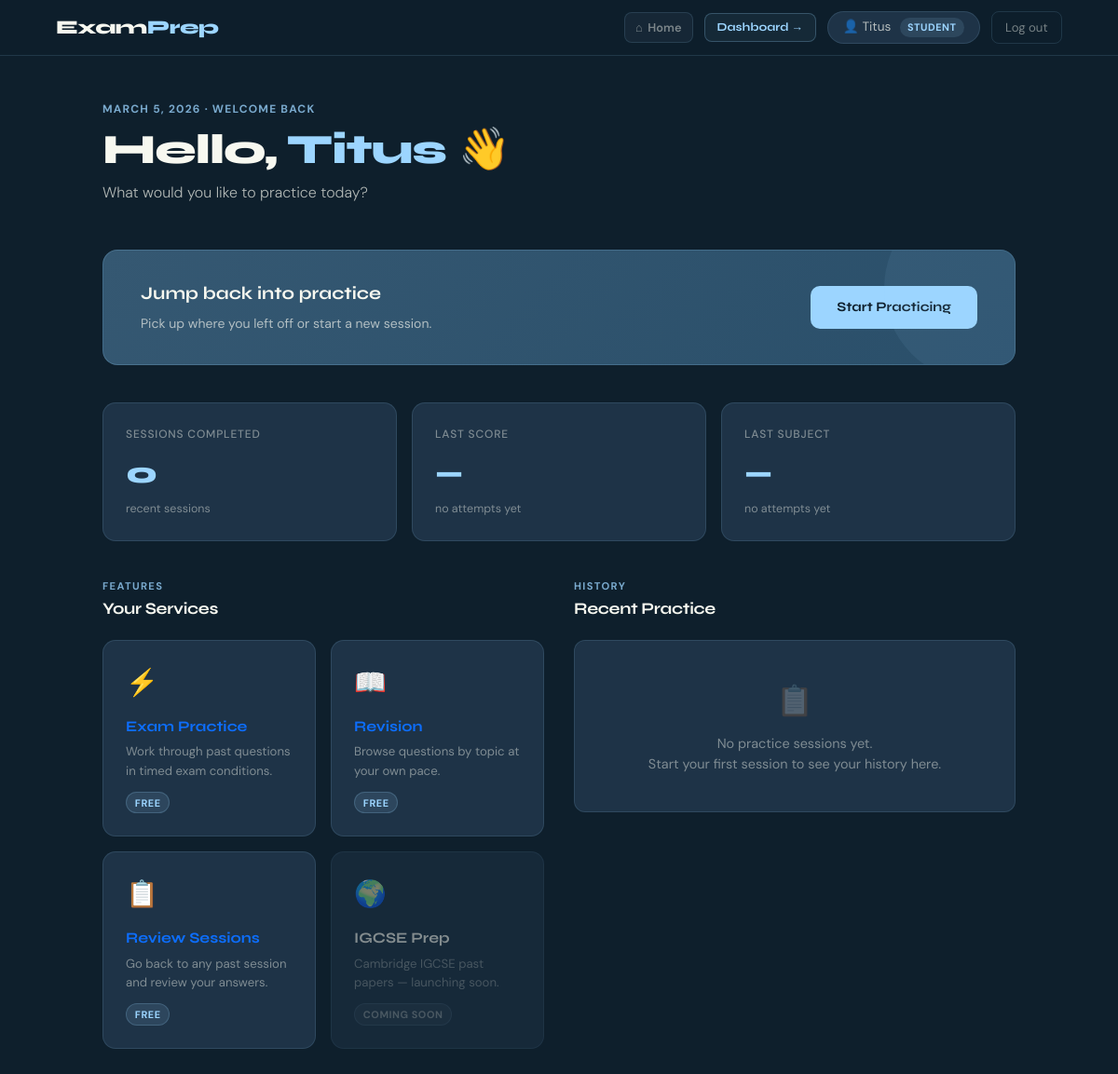
Before: /dashboard/ (signed in) with the older database file.
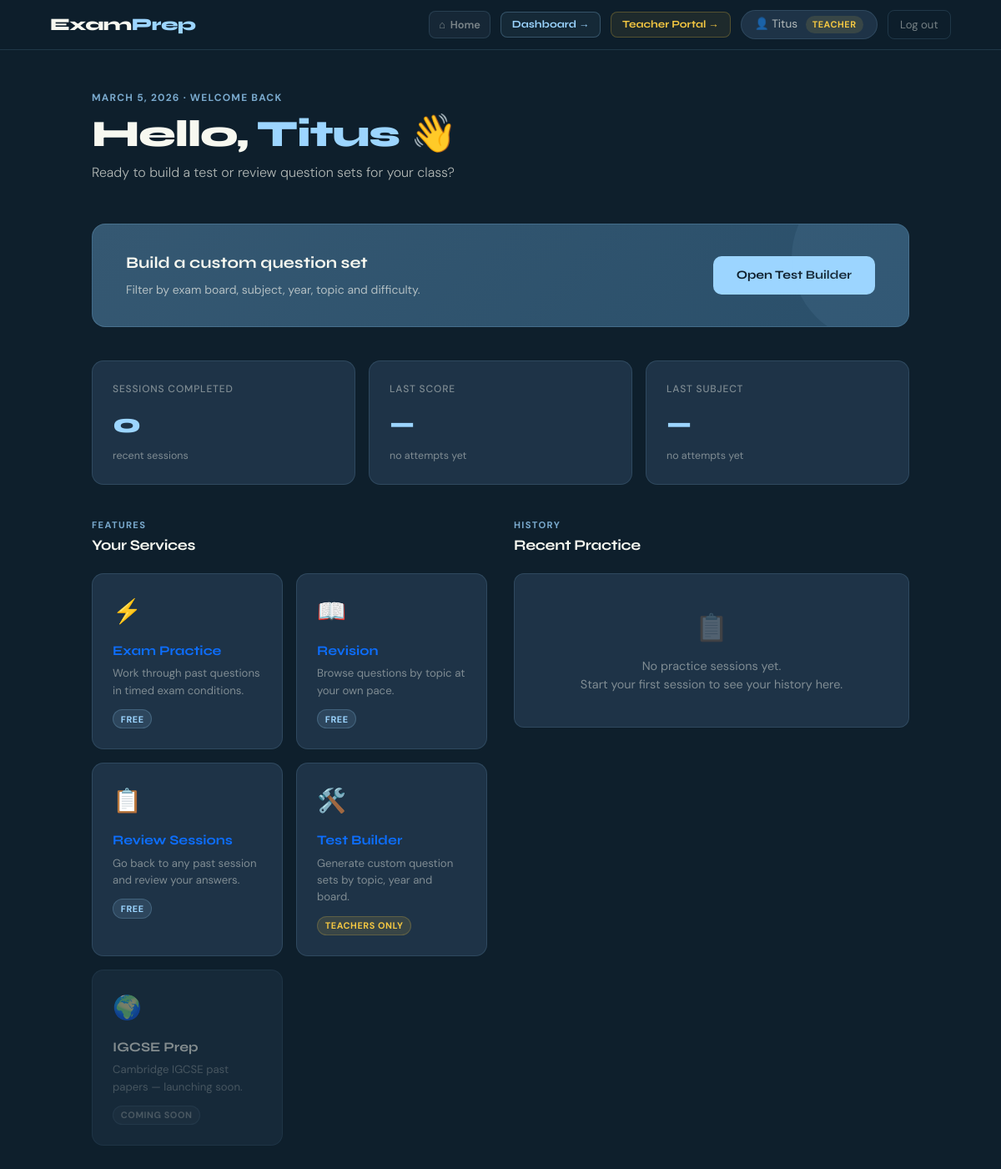
After: the same page with the newer database file.
### Users/models.py (models this page shows, shortened)
class CustomUser(AbstractUser):
    ROLE_CHOICES = [
        ('STUDENT', 'Student'),
        ('TEACHER', 'Teacher'),
    ]
    username = None
    email = models.EmailField('Email address', unique=True)
    role = models.CharField(max_length=10, choices=ROLE_CHOICES, default='STUDENT')
    streak = models.PositiveIntegerField(default=0)
    last_practice_date = models.DateField(null=True, blank=True)
    referral_code = models.CharField(max_length=20, unique=True, null=True, blank=True)
    referred_by = models.ForeignKey('self', on_delete=models.SET_NULL, null=True, blank=True, related_name='referrals')
    is_admin = models.BooleanField(default=False)
    objects = CustomUserManager()
    USERNAME_FIELD = 'email'
    REQUIRED_FIELDS = []

### Users/views.py (the view)
# urls.py: path('dashboard/', views.dashboard, name='dashboard'),
@login_required
def dashboard(request):
    user = request.user
    recent_sessions = PracticeSession.objects.filter(
        user=user, completed_at__isnull=False
    ).select_related('subject', 'exam_series').order_by('-completed_at')[:3]
    last_session = recent_sessions.first()
    context = {
        'user': user,
        'recent_sessions': recent_sessions,
        'last_session': last_session,
    }
    return render(request, 'Users/dashboard.html', context)

### catalog/context_processors.py (called while the page is built)
def feature_flags(request):
    try:
        all_flags = FeatureFlag.objects.all()
        flags = {}
        for f in all_flags:
            if f.visible_to == 'ALL':
                flags[f.key] = f.is_enabled
            else:
                user = getattr(request, 'user', None)
                role = getattr(user, 'role', None) if user else None
                if role == f.visible_to:
                    flags[f.key] = f.is_enabled
                else:
                    flags[f.key] = False
        return {'flags': flags}
    except Exception:
        return {'flags': {}}

### Users/templates/Users/dashboard.html
{% extends 'Users/layout.html' %}
{% load static %}
{% block body %}
<link rel="stylesheet" href="{% static 'Users/dashboard.css' %}">
<div class="dash-body">
  <div class="greeting-block">
    <div class="greeting-eyebrow">{% now "N j, Y" %} · Welcome back</div>
    <h1 class="greeting-title">Hello, <span class="name">{{ user.first_name|default:"there" }}</span> 👋</h1>
    <p class="greeting-sub">
      {% if user.role == 'TEACHER' %}
        Ready to build a test or review question sets for your class?
      {% else %}
        What would you like to practice today?
      {% endif %}
    </p>
  </div>
  <div class="cta-banner">
    <div class="cta-text">
      {% if user.role == 'TEACHER' %}
        <strong>Build a custom question set</strong>
        <span>Filter by exam board, subject, year, topic and difficulty.</span>
      {% else %}
        <strong>Jump back into practice</strong>
        <span>Pick up where you left off or start a new session.</span>
      {% endif %}
    </div>
    {% if user.role == 'TEACHER' %}
      <a href="/app/" class="btn-cta">Open Test Builder</a>
    {% else %}
      <a href="{% url 'practice:practice_home' %}" class="btn-cta">Start Practicing</a>
    {% endif %}
  </div>
  <div class="stats-row">
    <div class="stat-card">
      <div class="stat-card-label">Sessions Completed</div>
      <div class="stat-card-value accent">{{ recent_sessions|length }}</div>
      <div class="stat-card-sub">recent sessions</div>
    </div>
    <div class="stat-card">
      <div class="stat-card-label">Last Score</div>
      {% if last_session and last_session.score_percentage is not None %}
        {% if last_session.score_percentage >= 70 %}<div class="stat-card-value green">{{ last_session.score_percentage }}%</div>
        {% elif last_session.score_percentage >= 50 %}<div class="stat-card-value gold">{{ last_session.score_percentage }}%</div>
        {% else %}<div class="stat-card-value accent">{{ last_session.score_percentage }}%</div>{% endif %}
        <div class="stat-card-sub">{{ last_session.subject }}</div>
      {% else %}
        <div class="stat-card-value accent">—</div>
        <div class="stat-card-sub">no attempts yet</div>
      {% endif %}
    </div>
    <div class="stat-card">
      <div class="stat-card-label">Last Subject</div>
      {% if last_session %}
        <div class="stat-card-value gold" style="font-size:1.2rem; margin-top:0.4rem;">{{ last_session.subject|default:"—" }}</div>
        <div class="stat-card-sub">{{ last_session.started_at|date:"M j, Y" }}</div>
      {% else %}
        <div class="stat-card-value accent">—</div>
        <div class="stat-card-sub">no attempts yet</div>
      {% endif %}
    </div>
  </div>
  <div class="two-col">
    <div>
      <div class="section-header">
        <div class="section-label">Features</div>
        <div class="section-title">Your Services</div>
      </div>
      <div class="services-grid">
        <a href="{% url 'practice:practice_home' %}" class="service-card blue">
          <span class="svc-icon">⚡</span>
          <div class="svc-title">Exam Practice</div>
          <div class="svc-desc">Work through past questions in timed exam conditions.</div>
          <span class="svc-tag free">Free</span>
        </a>
        <a href="{% url 'practice:revision' %}" class="service-card green-card">
          <span class="svc-icon">📖</span>
          <div class="svc-title">Revision</div>
          <div class="svc-desc">Browse questions by topic at your own pace.</div>
          <span class="svc-tag free">Free</span>
        </a>
        <a href="{% url 'practice:history' %}" class="service-card blue">
          <span class="svc-icon">📋</span>
          <div class="svc-title">Review Sessions</div>
          <div class="svc-desc">Go back to any past session and review your answers.</div>
          <span class="svc-tag free">Free</span>
        </a>
        {% if user.role == 'TEACHER' %}
        <a href="/app/?mode=teacher" class="service-card gold-card">
          <span class="svc-icon">🛠️</span>
          <div class="svc-title">Test Builder</div>
          <div class="svc-desc">Generate custom question sets by topic, year and board.</div>
          <span class="svc-tag teacher-tag">Teachers Only</span>
        </a>
        {% endif %}
        <div class="service-card locked">
          <span class="svc-icon">🌍</span>
          <div class="svc-title">IGCSE Prep</div>
          <div class="svc-desc">Cambridge IGCSE past papers — launching soon.</div>
          <span class="svc-tag soon">Coming Soon</span>
        </div>
      </div>
    </div>
    <div>
      <div class="section-header">
        <div class="section-label">History</div>
        <div class="section-title">Recent Practice</div>
      </div>
      {% if recent_sessions %}
        <div class="sessions-list">
          {% for session in recent_sessions %}
          <div class="session-row">
            <div class="session-icon">
              {% if session.session_type == 'EXAM' %}📝
              {% elif session.session_type == 'TOPIC' %}📖
              {% else %}🗂️{% endif %}
            </div>
            <div class="session-info">
              <div class="session-title">
                {{ session.subject|default:"General" }}{% if session.exam_series %} · {{ session.exam_series }}{% endif %}
              </div>
              <div class="session-meta">
                {{ session.started_at|date:"M j, Y · g:i A" }} · {{ session.get_session_type_display }}
              </div>
            </div>
            {% if session.score_percentage is not None %}
              {% if session.score_percentage >= 70 %}<div class="session-score score-high">{{ session.score_percentage }}%</div>
              {% elif session.score_percentage >= 50 %}<div class="session-score score-mid">{{ session.score_percentage }}%</div>
              {% else %}<div class="session-score score-low">{{ session.score_percentage }}%</div>{% endif %}
            {% else %}
              <div class="session-score" style="color:var(--muted);font-size:0.85rem;">Incomplete</div>
            {% endif %}
            {% if session.completed_at %}
              <a href="{% url 'practice:results_page' session.id %}"
                 onclick="event.stopPropagation()"
                 style="font-size:0.75rem; font-weight:700; color:var(--mid);
                        text-decoration:none; padding:0.3rem 0.65rem;
                        border:1px solid var(--border); border-radius:6px;
                        flex-shrink:0; transition:all 0.15s; white-space:nowrap;"
                 onmouseover="this.style.color='var(--accent)';this.style.borderColor='var(--border-hover)'"
                 onmouseout="this.style.color='var(--mid)';this.style.borderColor='var(--border)'">
                Review →
              </a>
            {% endif %}
          </div>
          {% endfor %}
        </div>
        <div style="margin-top:0.85rem; text-align:right;">
          <a href="{% url 'practice:history' %}"
             style="font-size:0.8rem; color:var(--mid); text-decoration:none; font-weight:600;">
            View all sessions →
          </a>
        </div>
      {% else %}
        <div class="no-sessions">
          <span>📋</span>
          No practice sessions yet.<br>
          Start your first session to see your history here.
        </div>
      {% endif %}
    </div>
  </div>
</div>
{% endblock %}

### Users/templates/Users/layout.html (shortened to what this page needs)
{% load static %}
<!doctype html>
<html lang="en">
  <head>
    <link
      href="https://cdn.jsdelivr.net/npm/bootstrap@5.3.8/dist/css/bootstrap.min.css"
      rel="stylesheet"
    />
    <link rel="stylesheet" href="{% static 'Users/layout.css' %}" />
  </head>
  <body>
    <nav class="dash-nav">
      <div class="nav-left">
        <a href="/" class="dash-logo">Exam<span>Prep</span></a>
      </div>
      <div class="nav-menu" id="navMenu">
        <a href="/" class="btn-home">
          <span class="home-icon">⌂</span> Home
        </a>
        {% if user.is_authenticated %}
          <a href="{% url 'Users:dashboard' %}" class="btn-dashboard">Dashboard →</a>
          {% if user.role == 'TEACHER' %}
            <a href="{% url 'teacher:dashboard' %}" class="btn-teacher-portal">Teacher Portal →</a>
          {% endif %}
          <div class="nav-user">
            <span>👤 {{ user.first_name|default:user.email }}</span>
            {% if user.role == 'TEACHER' %}
              <span class="role-pill teacher">Teacher</span>
            {% else %}
              <span class="role-pill student">Student</span>
            {% endif %}
          </div>
          <a href="{% url 'Users:logout' %}" class="btn-logout">Log out</a>
        {% else %}
          <a href="{% url 'Users:request_otp' %}" class="btn-login">Log in →</a>
        {% endif %}
      </div>
    </nav>
    {% block body %}{% endblock %}
    <link rel="stylesheet" href="https://cdnjs.cloudflare.com/ajax/libs/KaTeX/0.16.9/katex.min.css">
  </body>
</html>

Changed rows visible on the page:
changed CustomUser "Titus": role "STUDENT" → "TEACHER" (drawn)
Other visible differences:
text no longer shown: "STUDENT What would you like to practice today? Jump back into practice Pick up where you left off or start a new session. Start Practicing"
text now shown: "Teacher Portal → TEACHER Ready to build a test or review question sets for your class? Build a custom question set Filter by exam board, subject, year, topic and difficulty. Open Test Builder 🛠️ Test Builder Generate custom question sets by topic, year and board. TEACHERS ONLY"
